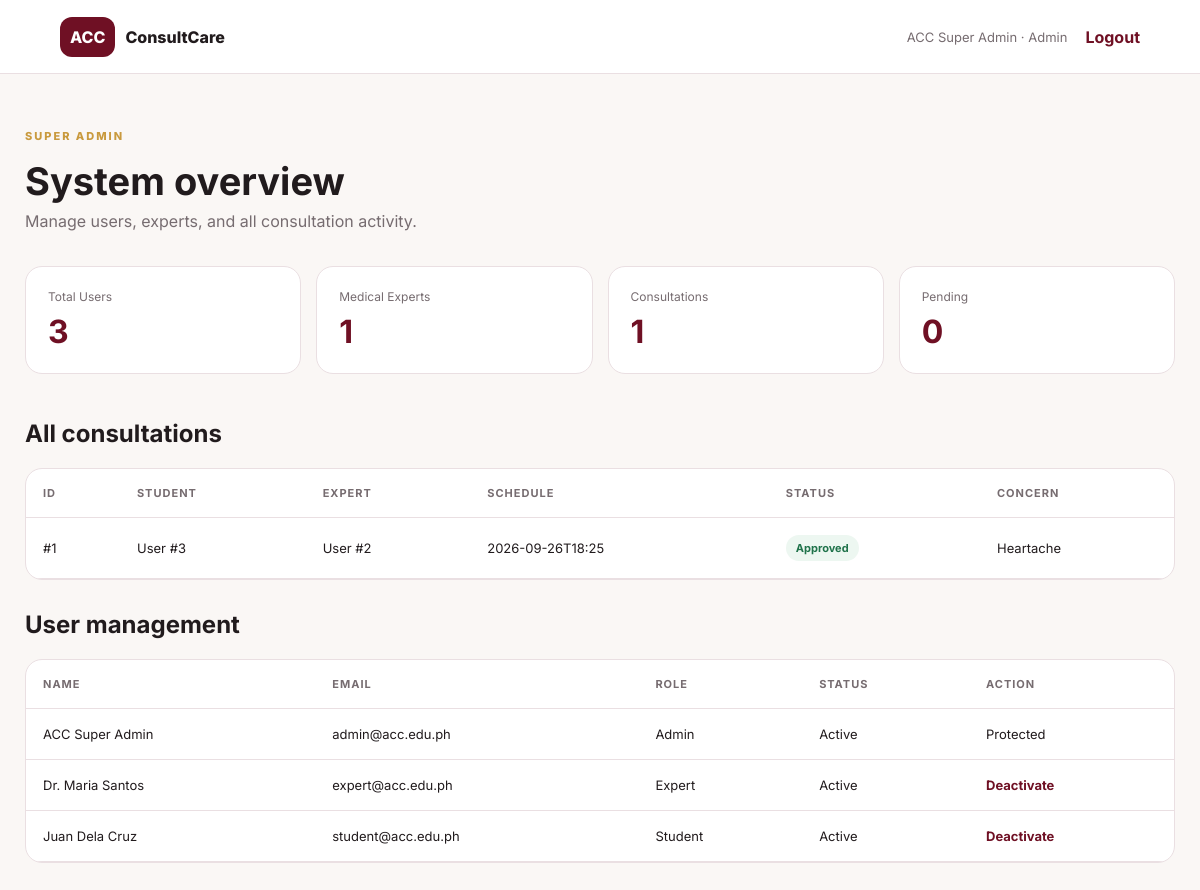
The page /admin (signed in) on the database its author committed.
### app.py (models this page shows)
class User(db.Model):
    id = db.Column(db.Integer, primary_key=True)
    name = db.Column(db.String(120), nullable=False)
    email = db.Column(db.String(120), unique=True, nullable=False)
    password = db.Column(db.String(255), nullable=False)
    role = db.Column(db.String(30), nullable=False)
    course = db.Column(db.String(100))
    specialization = db.Column(db.String(120))
    active = db.Column(db.Boolean, default=True)

class Consultation(db.Model):
    id = db.Column(db.Integer, primary_key=True)
    student_id = db.Column(db.Integer, db.ForeignKey("user.id"), nullable=False)
    expert_id = db.Column(db.Integer, db.ForeignKey("user.id"), nullable=False)
    concern = db.Column(db.Text, nullable=False)
    schedule = db.Column(db.String(50), nullable=False)
    status = db.Column(db.String(30), default="Pending")
    response = db.Column(db.Text, default="")
    created_at = db.Column(db.DateTime, default=datetime.utcnow)

### app.py (the view)
@app.route("/admin")
@role_required("admin")
def admin_dashboard():
    users = User.query.order_by(User.name).all()
    consultations = Consultation.query.order_by(Consultation.created_at.desc()).all()
    experts = User.query.filter_by(role="expert").all()
    students = User.query.filter_by(role="student").all()
    return render_template("admin.html", users=users, consultations=consultations,
                           experts=experts, students=students)

### app.py (called while the page is built)
def role_required(*roles):
    def decorator(f):
        @wraps(f)
        def wrapper(*args, **kwargs):
            if "user_id" not in session:
                return redirect(url_for("login"))
            if session.get("role") not in roles:
                flash("You are not authorized to access that page.", "error")
                return redirect(url_for("dashboard"))
            return f(*args, **kwargs)
        return wrapper
    return decorator

### templates/admin.html (shortened to what this page needs)
{% extends "base.html" %}
{% block content %}
<main class="dashboard">
<div class="page-head"><div><div class="eyebrow">SUPER ADMIN</div><h1>System overview</h1><p>Manage users, experts, and all consultation activity.</p></div></div>
<div class="stats"><div class="stat"><span>Total Users</span><strong>{{ users|length }}</strong></div><div class="stat"><span>Medical Experts</span><strong>{{ experts|length }}</strong></div><div class="stat"><span>Consultations</span><strong>{{ consultations|length }}</strong></div><div class="stat"><span>Pending</span><strong>{{ consultations|selectattr('status','equalto','Pending')|list|length }}</strong></div></div>
<div class="section-title"><h2>All consultations</h2></div>
<div class="table-card"><table><thead><tr><th>ID</th><th>Student</th><th>Expert</th><th>Schedule</th><th>Status</th><th>Concern</th></tr></thead><tbody>
{% for c in consultations %}<tr><td>#{{ c.id }}</td><td>User #{{ c.student_id }}</td><td>User #{{ c.expert_id }}</td><td>{{ c.schedule }}</td><td><span class="status {{ c.status|lower }}">{{ c.status }}</span></td><td>{{ c.concern }}</td></tr>{% endfor %}
</tbody></table></div>
<div class="section-title"><h2>User management</h2></div>
<div class="table-card"><table><thead><tr><th>Name</th><th>Email</th><th>Role</th><th>Status</th><th>Action</th></tr></thead><tbody>
{% for u in users %}<tr><td>{{ u.name }}</td><td>{{ u.email }}</td><td>{{ u.role|capitalize }}</td><td>{{ 'Active' if u.active else 'Inactive' }}</td><td>{% if u.role != 'admin' %}<a class="action" href="{{ url_for('toggle_user', user_id=u.id) }}">{{ 'Deactivate' if u.active else 'Activate' }}</a>{% else %}Protected{% endif %}</td></tr>{% endfor %}
</tbody></table></div>
</main>
{% endblock %}

### templates/base.html (shortened to what this page needs)
<!DOCTYPE html>
<html lang="en">
<head>
<link rel="stylesheet" href="{{ url_for('static', filename='css/style.css') }}">
</head>
<body>
{% if session.get('user_id') %}
<nav class="nav">
  <a class="brand" href="{{ url_for('dashboard') }}"><span class="brand-mark">ACC</span><span>ConsultCare</span></a>
  <div class="nav-right">
    <span class="user-chip">{{ session.get('name') }} · {{ session.get('role')|capitalize }}</span>
    <a class="logout" href="{{ url_for('logout') }}">Logout</a>
  </div>
</nav>
{% endif %}
{% block content %}{% endblock %}
</body>
</html>

### static/css/style.css (style rules this page uses)
:root { --maroon:#6f1024;--maroon2:#941d38;--cream:#faf7f5;--ink:#211b1d;--muted:#766c70;--line:#eadfe2;--white:#fff;--green:#20734b;--gold:#c99a3e }
* { box-sizing:border-box }
body { margin:0;background:var(--cream);color:var(--ink);font-family:Inter,Arial,sans-serif }
.nav { height:74px;background:#fff;border-bottom:1px solid var(--line);display:flex;align-items:center;justify-content:space-between;padding:0 5%;position:sticky;top:0;z-index:5 }
.brand { display:flex;align-items:center;gap:10px;text-decoration:none;color:var(--ink);font-weight:800 }
.brand-mark,.auth-logo { background:var(--maroon);color:white;border-radius:12px;font-weight:800;padding:10px }
.nav-right { display:flex;gap:18px;align-items:center }
.user-chip { color:var(--muted);font-size:13px }
.logout { color:var(--maroon);font-weight:700;text-decoration:none }
.eyebrow { letter-spacing:2px;font-size:11px;font-weight:800;color:var(--gold);margin-bottom:15px }
.dashboard { max-width:1200px;margin:auto;padding:55px 25px }
.page-head { display:flex;justify-content:space-between;align-items:center;gap:25px;margin-bottom:35px }
.page-head h1 { font-size:38px;margin:0 0 7px }
.page-head p { color:var(--muted);margin:0 }
.stats { display:grid;grid-template-columns:repeat(4,1fr);gap:15px;margin-bottom:45px }
.stat { background:#fff;border:1px solid var(--line);border-radius:17px;padding:22px }
.stat span { font-size:12px;color:var(--muted);display:block }
.stat strong { font-size:32px;color:var(--maroon);display:block;margin-top:8px }
.section-title { margin:30px 0 15px }
.table-card { background:#fff;border:1px solid var(--line);border-radius:17px;overflow:auto }
table { width:100%;border-collapse:collapse;min-width:750px }
th,td { text-align:left;padding:17px;border-bottom:1px solid var(--line);font-size:13px }
th { color:var(--muted);font-size:11px;text-transform:uppercase;letter-spacing:1px }
.status { display:inline-block;border-radius:30px;padding:6px 10px;font-size:11px;font-weight:700;background:#f3ecee;color:var(--maroon) }
.status.approved { background:#edf7f1;color:var(--green) }
.action { color:var(--maroon);font-weight:700;text-decoration:none }

### rows shown on the page
User: get "ACC Super Admin", get "Admin", name "ACC Super Admin", email "admin@acc.edu.ph", role "Admin", active "Active", shows "Protected"
Consultation: id "1", student_id "3", expert_id "2", schedule "2026-09-26T18:25", status "Approved", concern "Heartache"
User: name "Dr. Maria Santos", email "expert@acc.edu.ph", role "Expert", active "Active", active "Deactivate"
User: name "Juan Dela Cruz", email "student@acc.edu.ph", role "Student", active "Active", active "Deactivate"

### other values the page prints
{{ users|length }} "3"
{{ experts|length }} "1"
{{ consultations|length }} "1"
{{ consultations|selectattr('status','equalto','Pending')|list|length }} "0"
